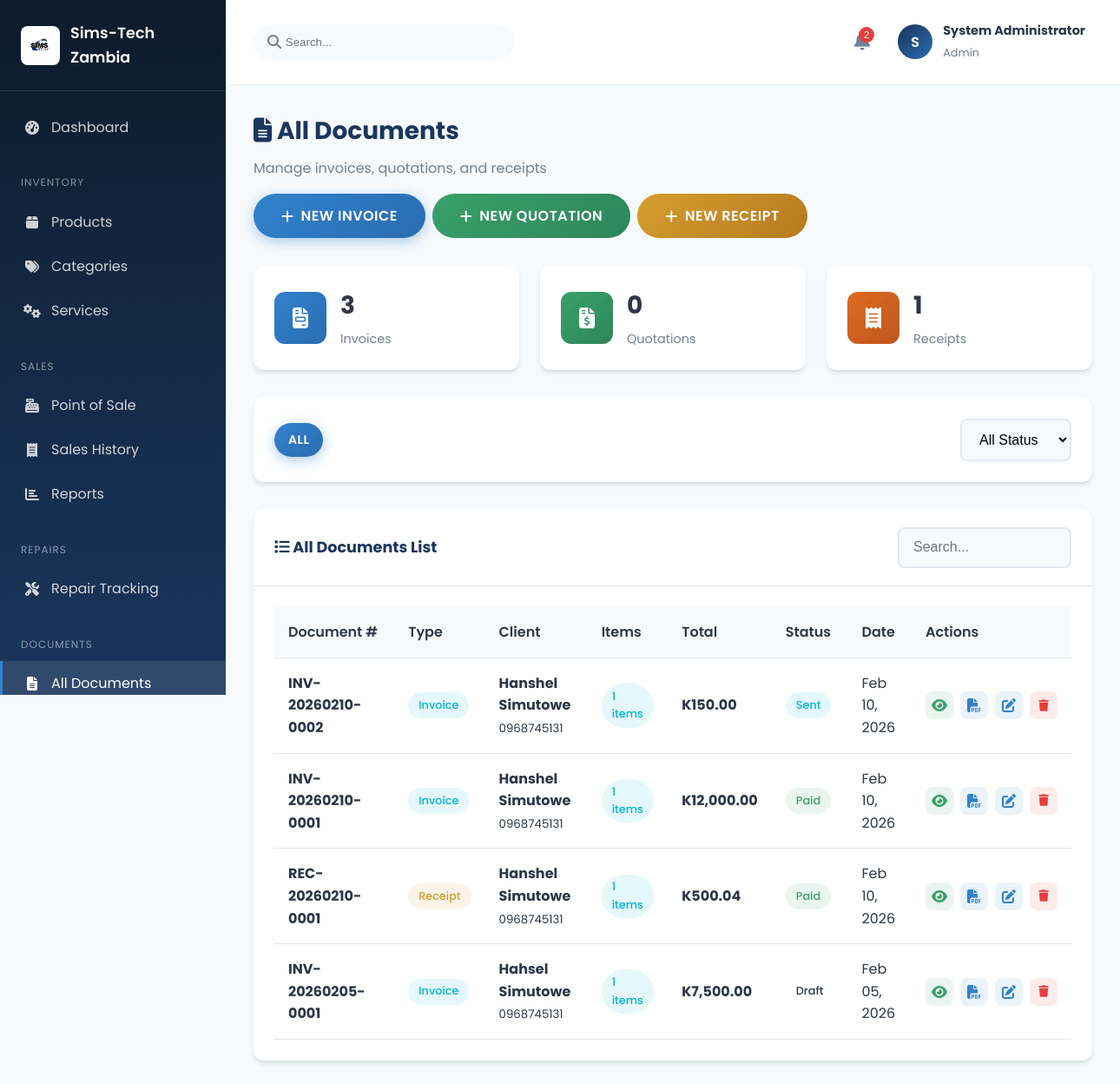
/documents.php (signed in), run on the app's committed database.
### tables this page shows
CREATE TABLE IF NOT EXISTS documents (
    id INT AUTO_INCREMENT PRIMARY KEY,
    document_number VARCHAR(50) UNIQUE NOT NULL,
    document_type ENUM('invoice', 'quotation', 'receipt') NOT NULL,
    user_id INT,
    client_name VARCHAR(100) NOT NULL,
    client_phone VARCHAR(50),
    client_email VARCHAR(100),
    client_address TEXT,
    subtotal DECIMAL(10, 2) NOT NULL,
    tax_amount DECIMAL(10, 2) DEFAULT 0,
    discount_amount DECIMAL(10, 2) DEFAULT 0,
    total_amount DECIMAL(10, 2) NOT NULL,
    notes TEXT,
    status ENUM('draft', 'sent', 'paid', 'cancelled') DEFAULT 'draft',
    valid_until DATE,
    created_at TIMESTAMP DEFAULT CURRENT_TIMESTAMP,
    updated_at TIMESTAMP DEFAULT CURRENT_TIMESTAMP ON UPDATE CURRENT_TIMESTAMP,
    FOREIGN KEY (user_id) REFERENCES users(id) ON DELETE SET NULL
);

### config/session.php (called while the page is built, shortened)
<?php
function isAdmin() {
    return isset($_SESSION['role']) && $_SESSION['role'] === 'admin';
}
?>

### documents.php (the view, shortened to what this page needs)
<?php
require_once 'config/database.php';
require_once 'config/session.php';
$type_filter = $_GET['type'] ?? '';
$where = "WHERE 1=1";
$documents = $conn->query("
    SELECT d.*, u.full_name as created_by,
           (SELECT COUNT(*) FROM document_items WHERE document_id = d.id) as item_count
    FROM documents d
    LEFT JOIN users u ON d.user_id = u.id
    $where
    ORDER BY d.created_at DESC
");
$invoice_count = $conn->query("SELECT COUNT(*) as c FROM documents WHERE document_type = 'invoice'")->fetch_assoc()['c'];
$quotation_count = $conn->query("SELECT COUNT(*) as c FROM documents WHERE document_type = 'quotation'")->fetch_assoc()['c'];
$receipt_count = $conn->query("SELECT COUNT(*) as c FROM documents WHERE document_type = 'receipt'")->fetch_assoc()['c'];
$page_config = [
    '' => ['title' => 'All Documents', 'subtitle' => 'Manage invoices, quotations, and receipts', 'icon' => 'fa-file-alt'],
    'invoice' => ['title' => 'Invoices', 'subtitle' => 'Manage your invoices', 'icon' => 'fa-file-invoice'],
    'quotation' => ['title' => 'Quotations', 'subtitle' => 'Manage your quotations', 'icon' => 'fa-file-invoice-dollar'],
    'receipt' => ['title' => 'Receipts', 'subtitle' => 'Manage your receipts', 'icon' => 'fa-receipt'],
];
$current_config = $page_config[$type_filter] ?? $page_config[''];
?>
<!DOCTYPE html>
<html lang="en">
<head>
    <link rel="stylesheet" href="assets/css/style.css">
    <link rel="stylesheet" href="https://cdnjs.cloudflare.com/ajax/libs/font-awesome/6.4.0/css/all.min.css">
</head>
<body>
    <div class="dashboard-wrapper">
        <?php include 'includes/sidebar.php'; ?>
        <div class="main-content">
            <?php include 'includes/header.php'; ?>
            <div class="dashboard-content">
                <div class="page-header" style="display: flex; justify-content: space-between; align-items: center; flex-wrap: wrap; gap: 1rem;">
                    <div>
                        <h1><i class="fas <?php echo $current_config['icon']; ?>"></i> <?php echo $current_config['title']; ?></h1>
                        <p><?php echo $current_config['subtitle']; ?></p>
                    </div>
                    <div style="display: flex; gap: 0.5rem;">
                        <?php if ($type_filter === 'invoice' || !$type_filter): ?>
                            <a href="create_document.php?type=invoice" class="btn btn-primary">
                                <i class="fas fa-plus"></i> New Invoice
                            </a>
                        <?php endif; ?>
                        <?php if ($type_filter === 'quotation' || !$type_filter): ?>
                            <a href="create_document.php?type=quotation" class="btn btn-success">
                                <i class="fas fa-plus"></i> New Quotation
                            </a>
                        <?php endif; ?>
                        <?php if ($type_filter === 'receipt' || !$type_filter): ?>
                            <a href="create_document.php?type=receipt" class="btn btn-warning">
                                <i class="fas fa-plus"></i> New Receipt
                            </a>
                        <?php endif; ?>
                    </div>
                </div>
                <div class="stats-grid mb-4">
                    <div class="stat-card">
                        <div class="stat-icon blue">
                            <i class="fas fa-file-invoice"></i>
                        </div>
                        <div class="stat-info">
                            <h3><?php echo $invoice_count; ?></h3>
                            <p>Invoices</p>
                        </div>
                    </div>
                    <div class="stat-card">
                        <div class="stat-icon green">
                            <i class="fas fa-file-invoice-dollar"></i>
                        </div>
                        <div class="stat-info">
                            <h3><?php echo $quotation_count; ?></h3>
                            <p>Quotations</p>
                        </div>
                    </div>
                    <div class="stat-card">
                        <div class="stat-icon orange">
                            <i class="fas fa-receipt"></i>
                        </div>
                        <div class="stat-info">
                            <h3><?php echo $receipt_count; ?></h3>
                            <p>Receipts</p>
                        </div>
                    </div>
                </div>
                <div class="card mb-4">
                    <div class="card-body" style="display: flex; gap: 1rem; flex-wrap: wrap; align-items: center;">
                        <a href="documents.php" class="btn <?php echo !$type_filter ? 'btn-primary' : 'btn-secondary'; ?> btn-sm">All</a>
                        <a href="documents.php?type=invoice" class="btn <?php echo $type_filter === 'invoice' ? 'btn-primary' : 'btn-secondary'; ?> btn-sm">
                            <i class="fas fa-file-invoice"></i> Invoices
                        </a>
                        <a href="documents.php?type=quotation" class="btn <?php echo $type_filter === 'quotation' ? 'btn-primary' : 'btn-secondary'; ?> btn-sm">
                            <i class="fas fa-file-invoice-dollar"></i> Quotations
                        </a>
                        <a href="documents.php?type=receipt" class="btn <?php echo $type_filter === 'receipt' ? 'btn-primary' : 'btn-secondary'; ?> btn-sm">
                            <i class="fas fa-receipt"></i> Receipts
                        </a>
                        <span style="margin-left: auto;">
                            <select onchange="window.location.href='documents.php?type=<?php echo $type_filter; ?>&status='+this.value" class="form-control" style="width: auto; display: inline-block;">
                                <option value="">All Status</option>
                            </select>
                        </span>
                    </div>
                </div>
                <div class="card">
                    <div class="card-header">
                        <h3><i class="fas fa-list"></i> <?php echo $current_config['title']; ?> List</h3>
                        <input type="text" id="searchInput" class="form-control" placeholder="Search..." style="width: 200px;" onkeyup="searchTable()">
                    </div>
                    <div class="card-body">
                        <div class="table-responsive">
                            <table class="data-table" id="documentsTable">
                                <thead>
                                    <tr>
                                        <th>Document #</th>
                                        <th>Type</th>
                                        <th>Client</th>
                                        <th>Items</th>
                                        <th>Total</th>
                                        <th>Status</th>
                                        <th>Date</th>
                                        <th>Actions</th>
                                    </tr>
                                </thead>
                                <tbody>
                                    <?php if ($documents->num_rows > 0): ?>
                                        <?php while ($doc = $documents->fetch_assoc()): ?>
                                            <tr>
                                                <td><strong><?php echo htmlspecialchars($doc['document_number']); ?></strong></td>
                                                <td>
                                                    <?php
                                                    $type_badges = [
                                                        'invoice' => 'badge-info',
                                                        'quotation' => 'badge-success',
                                                        'receipt' => 'badge-warning'
                                                    ];
                                                    ?>
                                                    <span class="badge <?php echo $type_badges[$doc['document_type']]; ?>">
                                                        <?php echo ucfirst($doc['document_type']); ?>
                                                    </span>
                                                </td>
                                                <td>
                                                    <strong><?php echo htmlspecialchars($doc['client_name']); ?></strong>
                                                    <?php if ($doc['client_phone']): ?>
                                                        <br><small><?php echo htmlspecialchars($doc['client_phone']); ?></small>
                                                    <?php endif; ?>
                                                </td>
                                                <td><span class="badge badge-info"><?php echo $doc['item_count']; ?> items</span></td>
                                                <td><strong>K<?php echo number_format($doc['total_amount'], 2); ?></strong></td>
                                                <td>
                                                    <?php
                                                    $status_badges = [
                                                        'draft' => 'badge-secondary',
                                                        'sent' => 'badge-info',
                                                        'paid' => 'badge-success',
                                                        'cancelled' => 'badge-danger'
                                                    ];
                                                    ?>
                                                    <span class="badge <?php echo $status_badges[$doc['status']] ?? 'badge-secondary'; ?>">
                                                        <?php echo ucfirst($doc['status']); ?>
                                                    </span>
                                                </td>
                                                <td><?php echo date('M d, Y', strtotime($doc['created_at'])); ?></td>
                                                <td>
                                                    <div class="action-btns">
                                                        <a href="view_document.php?id=<?php echo $doc['id']; ?>" class="action-btn view" title="View">
                                                            <i class="fas fa-eye"></i>
                                                        </a>
                                                        <a href="generate_pdf.php?id=<?php echo $doc['id']; ?>" class="action-btn edit" title="Download PDF" target="_blank">
                                                            <i class="fas fa-file-pdf"></i>
                                                        </a>
                                                        <?php if (isAdmin()): ?>
                                                        <a href="create_document.php?edit=<?php echo $doc['id']; ?>" class="action-btn edit" title="Edit">
                                                            <i class="fas fa-edit"></i>
                                                        </a>
                                                        <button class="action-btn delete" onclick="deleteDocument(<?php echo $doc['id']; ?>, '<?php echo htmlspecialchars($doc['document_number']); ?>')" title="Delete">
                                                            <i class="fas fa-trash"></i>
                                                        </button>
                                                        <?php endif; ?>
                                                    </div>
                                                </td>
                                            </tr>
                                        <?php endwhile; ?>
                                    <?php else: ?>
                                        <tr>
                                            <td colspan="8" class="text-center">No documents found</td>
                                        </tr>
                                    <?php endif; ?>
                                </tbody>
                            </table>
                        </div>
                    </div>
                </div>
            </div>
        </div>
    </div>
</body>
</html>

### documents.php (style rules this page uses)
body { font-family: 'Poppins', sans-serif; }

### data on the page
documents: document_number "INV-20260210-0002", document_type "Invoice", client_name "Hanshel Simutowe", client_phone "0968745131", item_count "1", total_amount "150.00", status "Sent", created_at "Feb 10, 2026"
documents: document_number "INV-20260210-0001", document_type "Invoice", client_name "Hanshel Simutowe", client_phone "0968745131", item_count "1", total_amount "12,000.00", status "Paid", created_at "Feb 10, 2026"
documents: document_number "REC-20260210-0001", document_type "Receipt", client_name "Hanshel Simutowe", client_phone "0968745131", item_count "1", total_amount "500.04", status "Paid", created_at "Feb 10, 2026"
documents: document_number "INV-20260205-0001", document_type "Invoice", client_name "Hahsel Simutowe", client_phone "0968745131", item_count "1", total_amount "7,500.00", status "Draft", created_at "Feb 05, 2026"

### other printed values
$low_stock_count "2"
substr($user['full_name'], 0, 1) "S"
$user['full_name'] "System Administrator"
$user['role'] "Admin"
$current_config['title'] "All Documents"
$current_config['subtitle'] "Manage invoices, quotations, and receipts"
$invoice_count "3"
$quotation_count "0"
$receipt_count "1"
